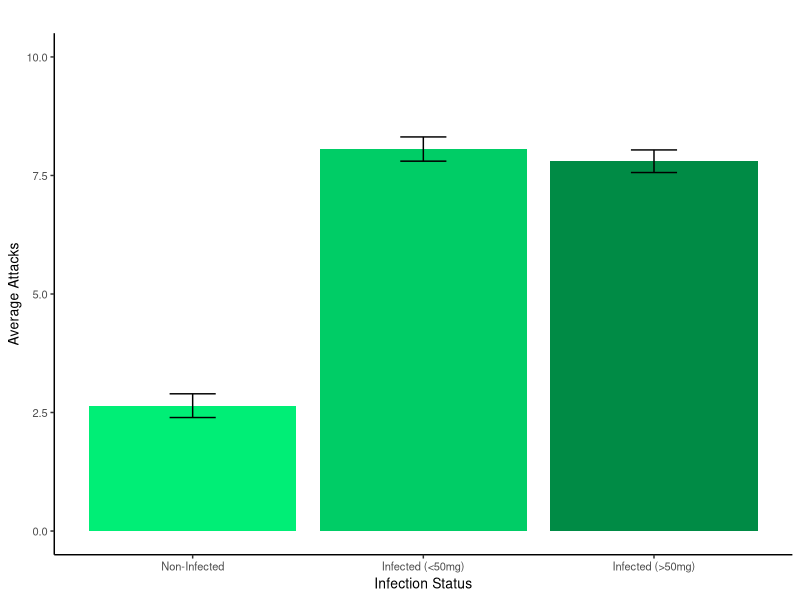
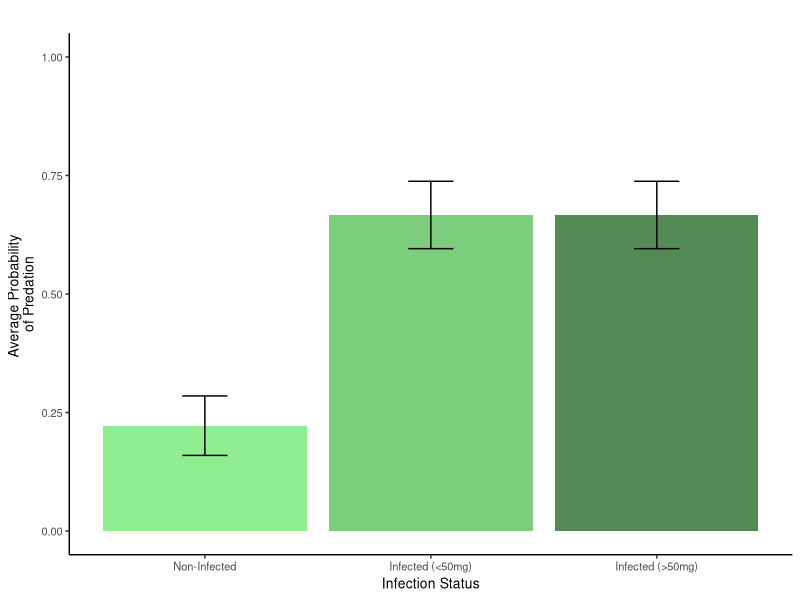
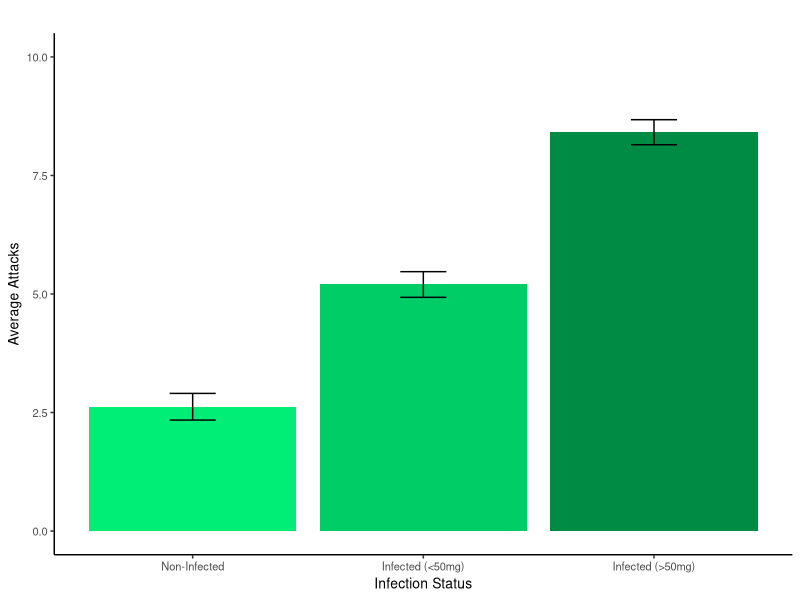
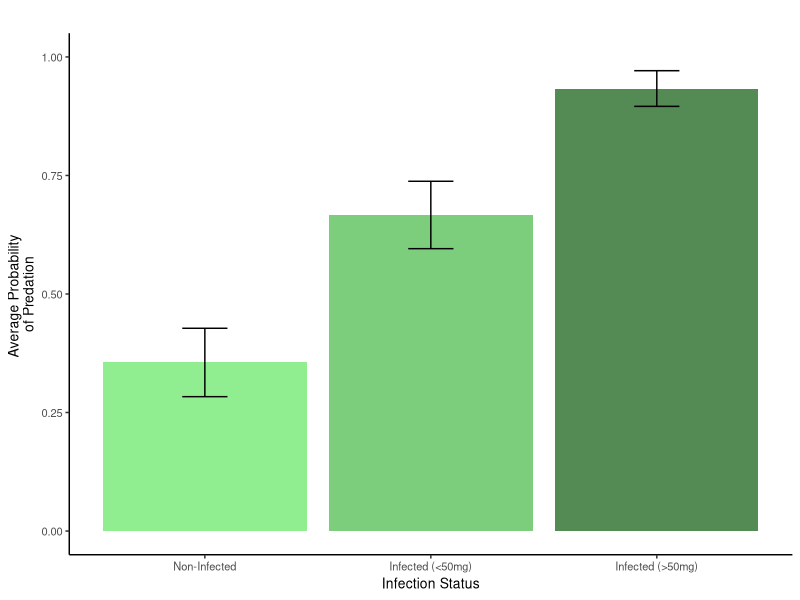
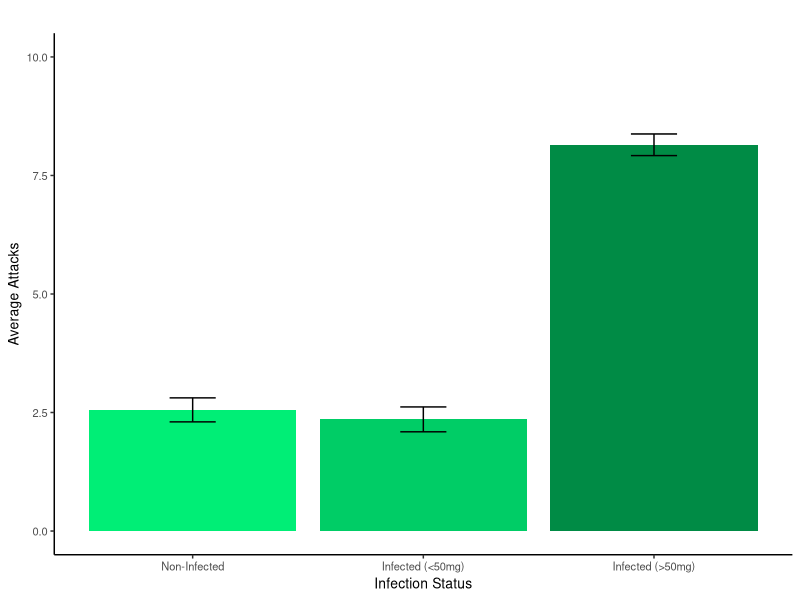
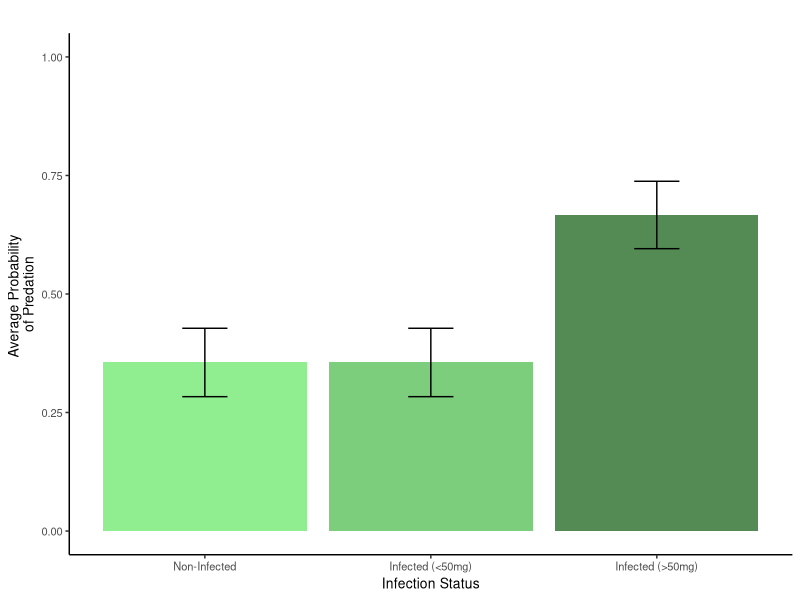
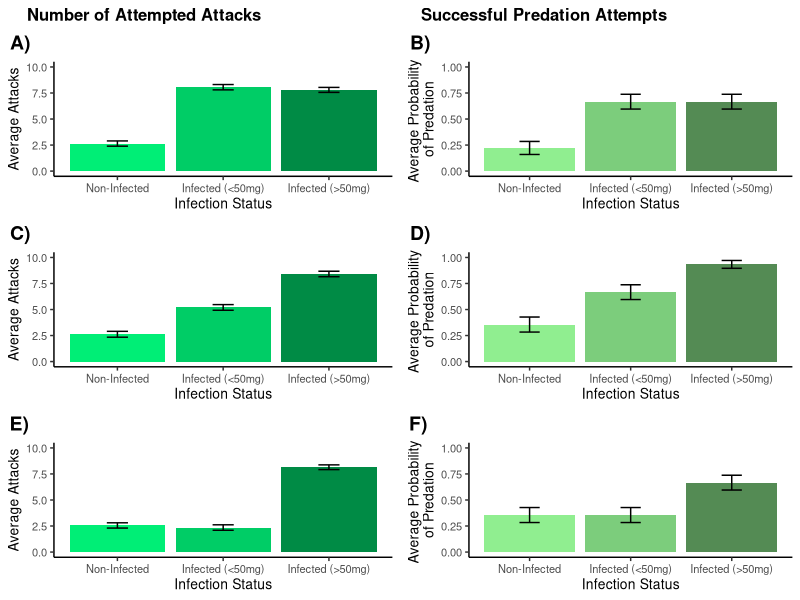
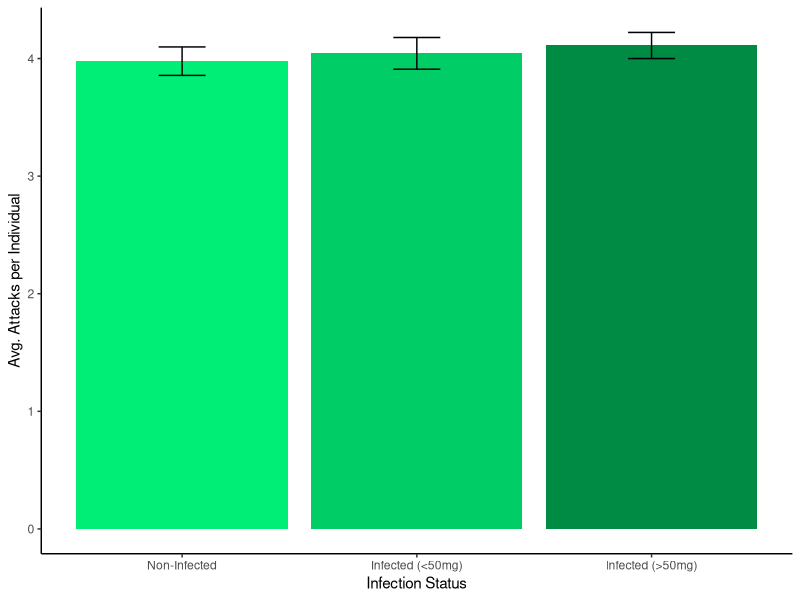

Write the R code that produced these figures, in order.
# code script written to visualise dummy data for my grant proposal assessment
# Case Study: Does S. solidus manipulate stickleback (secondary host) behaviour in order to increase transmission into birds (tertiary hosts)?




#### Set-Up ####

# clear history
rm(list=ls())

# load necessary packages
library(ggplot2)
library(tidyr)
library(dplyr)
library(readxl)
library(cowplot)
library(patchwork)

#### FIGURE 3 ####

# Import data sets
attack_rate_3a <- read_excel("data/attack_rates.xlsx", sheet = "attack_rate_3a", range = "A1:D46")
predation_3b <- read_excel("data/predation_success.xlsx", sheet = "predation_3b", range = "A1:D46")
attack_rate_3c <- read_excel("data/attack_rates.xlsx", sheet = "attack_rate_3c", range = "A1:D46")
predation_3d <- read_excel("data/predation_success.xlsx", sheet = "predation_3d", range = "A1:D46")
attack_rate_3e <- read_excel("data/attack_rates.xlsx", sheet = "attack_rate_3e", range = "A1:D46")
predation_3f <- read_excel("data/predation_success.xlsx", sheet = "predation_3f", range = "A1:D46")

# Pivot data frames so that ggplot can read them
attack_rate_3a <- attack_rate_3a %>%
  pivot_longer(cols = c(non_infected, infected_under_50mg, infected_over_50mg), 
               names_to = "infection_status", 
               values_to = "attack_rate")
predation_3b <- predation_3b %>%
  pivot_longer(cols = c(non_infected, infected_under_50mg, infected_over_50mg), 
               names_to = "infection_status",
               values_to = "predation_success")
attack_rate_3c <- attack_rate_3c %>%
  pivot_longer(cols = c(non_infected, infected_under_50mg, infected_over_50mg), 
               names_to = "infection_status", 
               values_to = "attack_rate")
predation_3d <- predation_3d %>%
  pivot_longer(cols = c(non_infected, infected_under_50mg, infected_over_50mg), 
               names_to = "infection_status", 
               values_to = "predation_success")
attack_rate_3e <- attack_rate_3e %>%
  pivot_longer(cols = c(non_infected, infected_under_50mg, infected_over_50mg), 
               names_to = "infection_status",
               values_to = "attack_rate")
predation_3f <- predation_3f %>%
  pivot_longer(cols = c(non_infected, infected_under_50mg, infected_over_50mg), 
               names_to = "infection_status",  
               values_to = "predation_success")

# Plot Figures

# Figure 3a
figure_3a <- ggplot(attack_rate_3a, aes(x = infection_status, y = attack_rate, fill = infection_status)) +
  geom_bar(stat = "summary", fun = "mean", position = "dodge") +
  labs(x = "Infection Status", y = "Average Attacks") +
  ylim(0,10) +
  geom_errorbar(stat = "summary", fun.data = "mean_se", width = 0.2) +
  scale_x_discrete(limits=c("non_infected", "infected_under_50mg", "infected_over_50mg"), labels = c("Non-Infected", "Infected (<50mg)", "Infected (>50mg)")) +
  scale_fill_manual(values = c("non_infected" = "springgreen2", "infected_under_50mg" = "springgreen3", "infected_over_50mg" = "springgreen4")) +
  theme_classic() +
  theme(legend.position = "none", axis.title = element_text(size = 10), axis.text = element_text(size = 8), plot.title = element_text(hjust = 0, face = "bold")) +
  ggtitle(" ")
figure_3a

# Figure 3b
figure_3b <- ggplot(predation_3b, aes(x = infection_status, y = predation_success, fill = infection_status)) +
  geom_bar(stat = "summary", fun = "mean", position = "dodge") +
  labs(x = "Infection Status", y = "Average Probability \nof Predation") +
  ylim(0,1) +
  geom_errorbar(stat = "summary", fun.data = "mean_se", width = 0.2) +
  scale_x_discrete(limits=c("non_infected", "infected_under_50mg", "infected_over_50mg"), labels = c("Non-Infected", "Infected (<50mg)", "Infected (>50mg)")) +
  scale_fill_manual(values = c("non_infected" = "palegreen2", "infected_under_50mg" = "palegreen3", "infected_over_50mg" = "palegreen4")) +
  theme_classic() +
  theme(legend.position = "none", axis.title = element_text(size = 10), axis.text = element_text(size = 8), plot.title = element_text(hjust = 0, face = "bold")) +
  ggtitle(" ")
figure_3b

# Figure 3c
figure_3c <- ggplot(attack_rate_3c, aes(x = infection_status, y = attack_rate, fill = infection_status)) +
  geom_bar(stat = "summary", fun = "mean", position = "dodge") +
  labs(x = "Infection Status", y = "Average Attacks") +
  ylim(0,10) +
  geom_errorbar(stat = "summary", fun.data = "mean_se", width = 0.2) +
  scale_x_discrete(limits=c("non_infected", "infected_under_50mg", "infected_over_50mg"), labels = c("Non-Infected", "Infected (<50mg)", "Infected (>50mg)")) +
  scale_fill_manual(values = c("non_infected" = "springgreen2", "infected_under_50mg" = "springgreen3", "infected_over_50mg" = "springgreen4")) +
  theme_classic() +
  theme(legend.position = "none", axis.title = element_text(size = 10), axis.text = element_text(size = 8), plot.title = element_text(hjust = 0, face = "bold")) +
  ggtitle(" ")
figure_3c

# Figure 3d
figure_3d <- ggplot(predation_3d, aes(x = infection_status, y = predation_success, fill = infection_status)) +
  geom_bar(stat = "summary", fun = "mean", position = "dodge") +
  labs(x = "Infection Status", y = "Average Probability \nof Predation") +
  ylim(0,1) +
  geom_errorbar(stat = "summary", fun.data = "mean_se", width = 0.2) +
  scale_x_discrete(limits=c("non_infected", "infected_under_50mg", "infected_over_50mg"), labels = c("Non-Infected", "Infected (<50mg)", "Infected (>50mg)")) +
  scale_fill_manual(values = c("non_infected" = "palegreen2", "infected_under_50mg" = "palegreen3", "infected_over_50mg" = "palegreen4")) +
  theme_classic() +
  theme(legend.position = "none", axis.title = element_text(size = 10), axis.text = element_text(size = 8), plot.title = element_text(hjust = 0, face = "bold")) +
  ggtitle(" ")
figure_3d

# Figure 3e
figure_3e<- ggplot(attack_rate_3e, aes(x = infection_status, y = attack_rate, fill = infection_status)) +
  geom_bar(stat = "summary", fun = "mean", position = "dodge") +
  labs(x = "Infection Status", y = "Average Attacks") +
  ylim(0,10) +
  geom_errorbar(stat = "summary", fun.data = "mean_se", width = 0.2) +
  scale_x_discrete(limits=c("non_infected", "infected_under_50mg", "infected_over_50mg"), labels = c("Non-Infected", "Infected (<50mg)", "Infected (>50mg)")) +
  scale_fill_manual(values = c("non_infected" = "springgreen2", "infected_under_50mg" = "springgreen3", "infected_over_50mg" = "springgreen4")) +
  theme_classic() +
  theme(legend.position = "none", axis.title = element_text(size = 10), axis.text = element_text(size = 8), plot.title = element_text(hjust = 0, face = "bold")) +
  ggtitle(" ")
figure_3e

# Figure 3f
figure_3f <- ggplot(predation_3f, aes(x = infection_status, y = predation_success, fill = infection_status)) +
  geom_bar(stat = "summary", fun = "mean", position = "dodge") +
  labs(x = "Infection Status", y = "Average Probability \nof Predation") +
  ylim(0,1) +
  geom_errorbar(stat = "summary", fun.data = "mean_se", width = 0.2) +
  scale_x_discrete(limits=c("non_infected", "infected_under_50mg", "infected_over_50mg"), labels = c("Non-Infected", "Infected (<50mg)", "Infected (>50mg)")) +
  scale_fill_manual(values = c("non_infected" = "palegreen2", "infected_under_50mg" = "palegreen3", "infected_over_50mg" = "palegreen4")) +
  theme_classic() +
  theme(legend.position = "none", axis.title = element_text(size = 10), axis.text = element_text(size = 8), plot.title = element_text(hjust = 0, face = "bold")) +
  ggtitle(" ")
figure_3f

figure_3 <- plot_grid(figure_3a, figure_3b, figure_3c, figure_3d, figure_3e, figure_3f, nrow = 3, ncol = 2, labels = c("A)", "B)", "C)", "D)", "E)", "F)")) 
# figure_3 <- plot_grid(figure_3a, figure_3b, figure_3c, figure_3d, figure_3e, figure_3f, nrow = 3, ncol = 2, rel_widths = c(1,1), rel_heights = c(1,1,1)) 


figure_3_final <- plot_grid(
  ggdraw() +
    draw_label("Number of Attempted Attacks", fontface = "bold", size = 12, x = 0.18, y = 0.5) +
    draw_label("Successful Predation Attempts", fontface = "bold", size = 12, x = 0.68, y = 0.5),
  figure_3,
  ncol = 1,
  rel_heights = c(0.05, 1))

figure_3_final




#### Figure 4 ####

# Import data sets
attack_rate_4a <- read_excel("data/attack_rates.xlsx", sheet = "attack_rate_4a", range = "A1:D46")
predation_4b <- read_excel("data/predation_success.xlsx", sheet = "predation_4b", range = "A1:D46")

# Pivot data frames so that ggplot can read them
attack_rate_4a <- attack_rate_4a %>%
  pivot_longer(cols = c(non_infected, infected_under_50mg, infected_over_50mg), 
               names_to = "infection_status", 
               values_to = "attack_rate")
predation_4b <- predation_4b %>%
  pivot_longer(cols = c(non_infected, infected_under_50mg, infected_over_50mg), 
               names_to = "infection_status",
               values_to = "predation_success")

# Plot Figures

# Figure 4a
ggplot(attack_rate_4a, aes(x = infection_status, y = attack_rate, fill = infection_status)) +
  geom_bar(stat = "summary", fun = "mean", position = "dodge") +
  labs(x = "Infection Status", y = "Avg. Attacks per Individual") +
  geom_errorbar(stat = "summary", fun.data = "mean_se", width = 0.2) +
  scale_x_discrete(limits=c("non_infected", "infected_under_50mg", "infected_over_50mg"), labels = c("Non-Infected", "Infected (<50mg)", "Infected (>50mg)")) +
  scale_fill_manual(values = c("non_infected" = "springgreen2", "infected_under_50mg" = "springgreen3", "infected_over_50mg" = "springgreen4")) +
  theme_classic() +
  theme(legend.position = "none")

# Figure 4b
ggplot(predation_4b, aes(x = infection_status, y = predation_success, fill = infection_status)) +
  geom_bar(stat = "summary", fun = "mean", position = "dodge") +
  labs(x = "Infection Status", y = "Average Probability of Predation per Individual") +
  geom_errorbar(stat = "summary", fun.data = "mean_se", width = 0.2) +
  scale_x_discrete(limits=c("non_infected", "infected_under_50mg", "infected_over_50mg"), labels = c("Non-Infected", "Infected (<50mg)", "Infected (>50mg)")) +
  scale_fill_manual(values = c("non_infected" = "palegreen2", "infected_under_50mg" = "palegreen3", "infected_over_50mg" = "palegreen4")) +
  theme_classic() +
  theme(legend.position = "none")




#### Figure 5 ####

# Import data sets
attack_rate_5a <- read_excel("data/attack_rates.xlsx", sheet = "attack_rate_5a", range = "A1:D46")
predation_5b <- read_excel("data/predation_success.xlsx", sheet = "predation_5b", range = "A1:D46")

# Pivot data frames so that ggplot can read them
attack_rate_5a <- attack_rate_5a %>%
  pivot_longer(cols = c(non_infected, infected_under_50mg, infected_over_50mg), 
               names_to = "infection_status", 
               values_to = "attack_rate")
predation_5b <- predation_5b %>%
  pivot_longer(cols = c(non_infected, infected_under_50mg, infected_over_50mg), 
               names_to = "infection_status",
               values_to = "predation_success")

# Plot Figures

# Figure 5a
ggplot(attack_rate_5a, aes(x = infection_status, y = attack_rate, fill = infection_status)) +
  geom_bar(stat = "summary", fun = "mean", position = "dodge") +
  labs(x = "Infection Status", y = "Avg. Attacks per Individual") +
  geom_errorbar(stat = "summary", fun.data = "mean_se", width = 0.2) +
  scale_x_discrete(limits=c("non_infected", "infected_under_50mg", "infected_over_50mg"), labels = c("Non-Infected", "Infected (<50mg)", "Infected (>50mg)")) +
  scale_fill_manual(values = c("non_infected" = "springgreen2", "infected_under_50mg" = "springgreen3", "infected_over_50mg" = "springgreen4")) +
  theme_classic() +
  theme(legend.position = "none")

# Figure 5b
ggplot(predation_5b, aes(x = infection_status, y = predation_success, fill = infection_status)) +
  geom_bar(stat = "summary", fun = "mean", position = "dodge") +
  labs(x = "Infection Status", y = "Average Probability of Predation per Individual") +
  geom_errorbar(stat = "summary", fun.data = "mean_se", width = 0.2) +
  scale_x_discrete(limits=c("non_infected", "infected_under_50mg", "infected_over_50mg"), labels = c("Non-Infected", "Infected (<50mg)", "Infected (>50mg)")) +
  scale_fill_manual(values = c("non_infected" = "palegreen2", "infected_under_50mg" = "palegreen3", "infected_over_50mg" = "palegreen4")) +
  theme_classic() +
  theme(legend.position = "none")




#### To-Do List ####

# generate legend (if needed?)
# save all plots to folder # ggsave("sex_counts_pot.png", width = 15, height = 10, units = "cm")
# figure out how to compound plots from ggplot